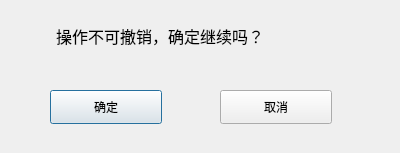
<?xml version="1.0" encoding="UTF-8"?>
<ui version="4.0">
 <class>Dialog</class>
 <widget class="QDialog" name="Dialog">
  <property name="geometry">
   <rect>
    <x>0</x>
    <y>0</y>
    <width>400</width>
    <height>153</height>
   </rect>
  </property>
  <property name="windowTitle">
   <string>Dialog</string>
  </property>
  <widget class="QLabel" name="label">
   <property name="geometry">
    <rect>
     <x>56</x>
     <y>10</y>
     <width>331</width>
     <height>51</height>
    </rect>
   </property>
   <property name="font">
    <font>
     <family>黑体</family>
     <pointsize>12</pointsize>
    </font>
   </property>
   <property name="text">
    <string>操作不可撤销，确定继续吗？</string>
   </property>
  </widget>
  <widget class="QPushButton" name="pushButton">
   <property name="geometry">
    <rect>
     <x>50</x>
     <y>90</y>
     <width>112</width>
     <height>34</height>
    </rect>
   </property>
   <property name="text">
    <string>确定</string>
   </property>
  </widget>
  <widget class="QPushButton" name="pushButton_2">
   <property name="geometry">
    <rect>
     <x>220</x>
     <y>90</y>
     <width>112</width>
     <height>34</height>
    </rect>
   </property>
   <property name="text">
    <string>取消</string>
   </property>
  </widget>
 </widget>
 <resources/>
 <connections/>
</ui>
